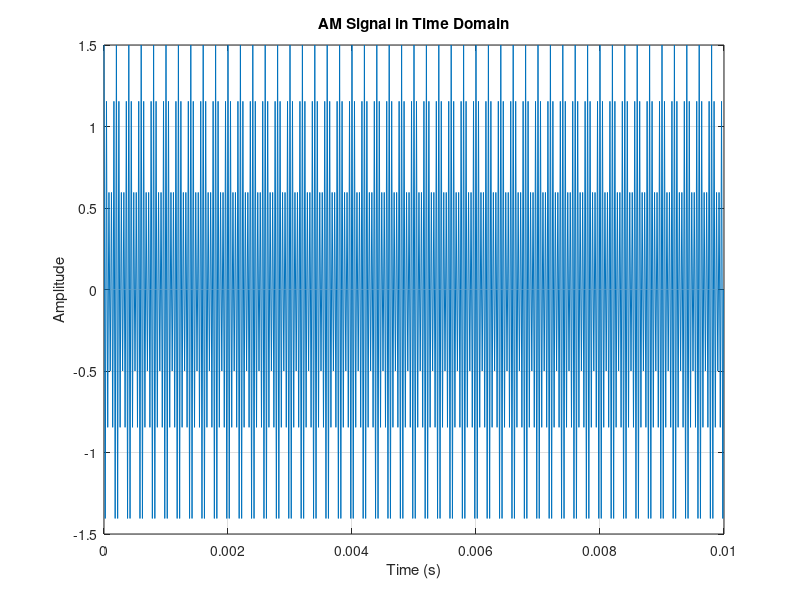
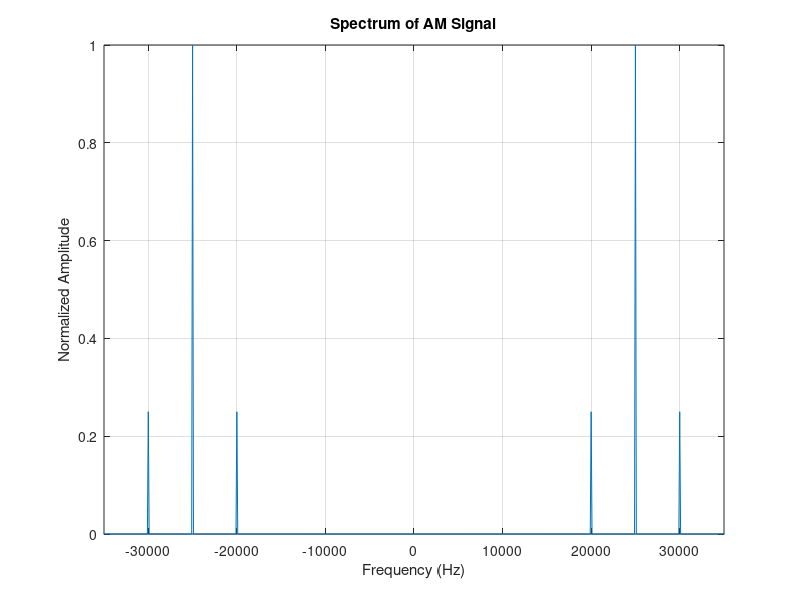
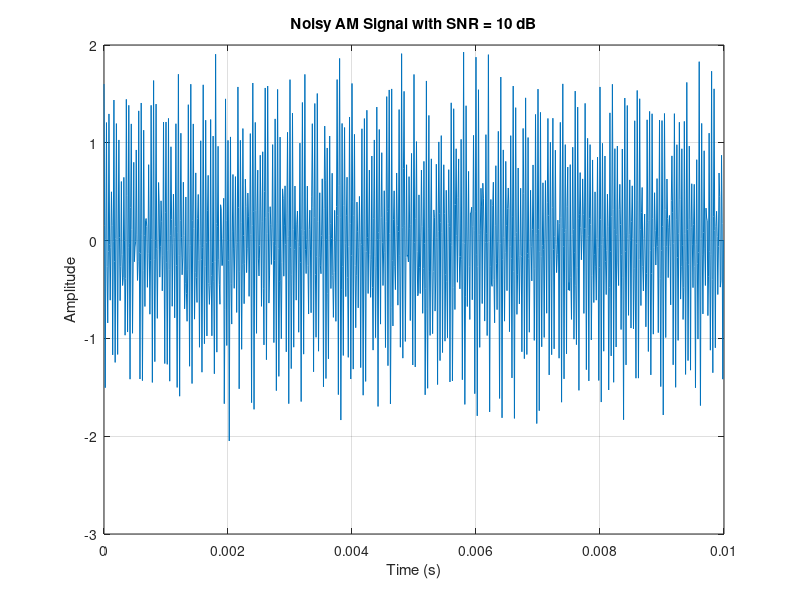
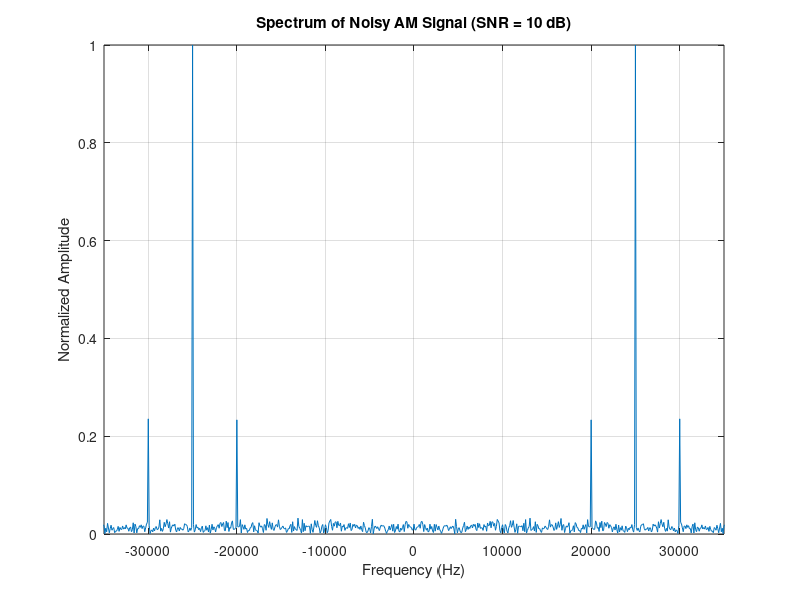

These figures' MATLAB source, in order:
% ECE 09433 - Lab 2 - Section 0.3
% Spectral Analysis of AM Signals
% Group 3

clc; clear; close all;

% define parameters
fs = 100000;  % Sampling frequency (100 kHz)
T = 0.01;     % Duration (10 ms)
t = 0:1/fs:T-1/fs;  % Time vector

% define AM signal parameters
Ac = 1;       % Carrier amplitude
Am = 0.5;     % Modulation index
fm = 5000;    % Modulating frequency (5 kHz)
fc = 25000;   % Carrier frequency (25 kHz)

% generate AM signal: s(t) = Ac [1 + Am cos(2πfmt)] cos(2πfct)
s_am = Ac * (1 + Am * cos(2 * pi * fm * t)) .* cos(2 * pi * fc * t);

% plot time-domain AM signal
figure;
plot(t, s_am);
title('AM Signal in Time Domain');
xlabel('Time (s)');
ylabel('Amplitude');
grid on;

% compute FT
S_f = fft(s_am);
N = length(S_f);
f = fs * (-N/2:N/2-1) / N;  % Frequency vector (centered at 0 Hz)

% shift FFT for better visualization
S_magnitude = abs(fftshift(S_f)) / max(abs(S_f)); % Normalize

% plot Frequency Spectrum
figure;
plot(f, S_magnitude);
title('Spectrum of AM Signal');
xlabel('Frequency (Hz)');
ylabel('Normalized Amplitude');
grid on;
xlim([-fc-2*fm fc+2*fm]); % Focus on AM bandwidth

% add noise and analyze signal in time and frequency domain
SNR_dB = 10; % Define SNR
SNR = 10^(SNR_dB/10); % Convert dB to linear scale
sigma_s2 = var(s_am); % Compute signal power
sigma_n2 = sigma_s2 / SNR; % Compute required noise power
sigma_n = sqrt(sigma_n2); % Noise standard deviation

n = sigma_n * randn(size(t)); % Generate Gaussian noise
s_noisy = s_am + n; % Add noise

% plot time-domain noisy AM signal
figure;
plot(t, s_noisy);
title(['Noisy AM Signal with SNR = ', num2str(SNR_dB), ' dB']);
xlabel('Time (s)');
ylabel('Amplitude');
grid on;

% compute and plot frequency spectrum of noisy AM signal
S_f_noisy = fft(s_noisy);
S_magnitude_noisy = abs(fftshift(S_f_noisy)) / max(abs(S_f_noisy));

figure;
plot(f, S_magnitude_noisy);
title(['Spectrum of Noisy AM Signal (SNR = ', num2str(SNR_dB), ' dB)']);
xlabel('Frequency (Hz)');
ylabel('Normalized Amplitude');
grid on;
xlim([-fc-2*fm fc+2*fm]);

% experiment with various values for fm, fc, and SNR
fm_list = [2000, 7000];  % Different modulating frequencies
fc_list = [20000, 30000]; % Different carrier frequencies
SNR_list = [5, 20];       % Different SNR values

for i = 1:length(fm_list)
    for j = 1:length(fc_list)
        for k = 1:length(SNR_list)
            fm = fm_list(i);
            fc = fc_list(j);
            SNR_dB = SNR_list(k);
            
            % Generate new AM signal
            s_am = Ac * (1 + Am * cos(2 * pi * fm * t)) .* cos(2 * pi * fc * t);
            
            % Compute new noise
            SNR = 10^(SNR_dB/10);
            sigma_s2 = var(s_am);
            sigma_n2 = sigma_s2 / SNR;
            sigma_n = sqrt(sigma_n2);
            n = sigma_n * randn(size(t));
            
            % Add noise
            s_noisy = s_am + n;
            
            % Compute FFT
            S_f_noisy = fft(s_noisy);
            S_magnitude_noisy = abs(fftshift(S_f_noisy)) / max(abs(S_f_noisy));
            
            % Plot new spectrum
            figure;
            plot(f, S_magnitude_noisy);
            title(['Spectrum of AM Signal (fm=', num2str(fm), ' Hz, fc=', num2str(fc), ...
                   ' Hz, SNR=', num2str(SNR_dB), ' dB)']);
            xlabel('Frequency (Hz)');
            ylabel('Normalized Amplitude');
            grid on;
            xlim([-fc-2*fm fc+2*fm]);
        end
    end
end

disp('Done.');
